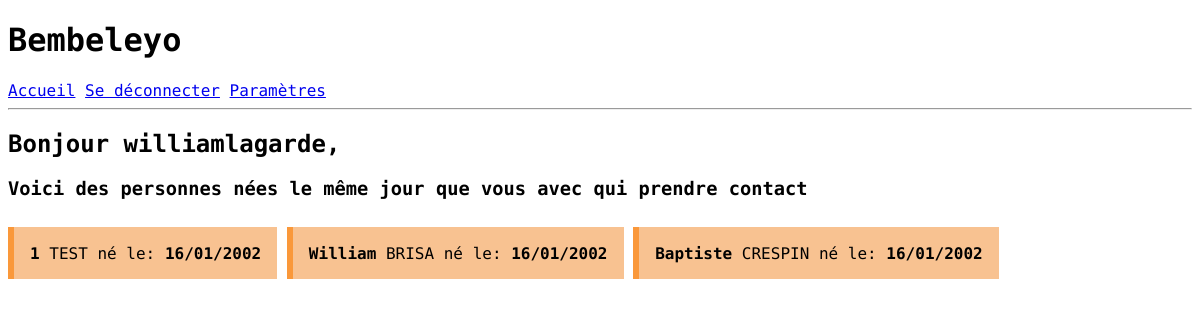
Page /index (signed in) on the committed database.
### tables this page shows
CREATE TABLE users (first_name TEXT NOT NULL, last_name TEXT NOT NULL, username TEXT NOT NULL UNIQUE, birthdate INTEGER NOT NULL, email TEXT NOT NULL UNIQUE, password NOT NULL);

### app/routes.py (the view)
@app.route('/')
@app.route('/index')
def index():
    sel_users_list = [] # on initialise la liste
    if not session.get('logged_in'):
        user = {'username': 'bel.lle inconnu.e'} # user en POO, valeur par défaut si pas connecté pour pas tout faire crasher
        sel_users = None
    else:
        username = session.get('username') # on recupere le nom d'uttilisateur encrypté dans la session
        user = User(get_user_by_username(username)[0], get_user_by_username(username)[1], get_user_by_username(username)[2], get_user_by_username(username)[3], get_user_by_username(username)[4], None) # on recupere cet utilisateur en tant qu'objet db
        sel_users = get_users_by_birthdate(user.birthdate) # on recupere une liste (raw) de tous les utilisateurs avec la meme date de naissance
        for sel_user in sel_users:
            new_user = User(get_user_by_username(sel_user[2])[0], get_user_by_username(sel_user[2])[1], get_user_by_username(sel_user[2])[2], get_user_by_username(sel_user[2])[3], get_user_by_username(sel_user[2])[4], None) # on transofrme l'utilisateur issu de la liste (Raw) en objet
            sel_users_list.append(new_user) # on l'ajoute a la liste
    return render_template('index.html', title='Accueil', user=user, sel_users_list=sel_users_list) # on affiche l'accueil

### app/requests.py (called while the page is built)
def get_user_by_username(username):
    try:
        db = sqlite3.connect('database.db') # creates the db instance
        c = db.cursor() # curseur pour se ballader dans la db
        c.execute("SELECT * FROM users WHERE username=:username", {'username': username})
        return c.fetchone() # returns a tuple
    except sqlite3.Error as e:
        error = type(e).__name__
        flash(error)

def get_users_by_birthdate(birthdate):
    try:
        db = sqlite3.connect('database.db') # creates the db instance
        c = db.cursor() # curseur pour se ballader dans la db
        c.execute("SELECT * FROM users WHERE birthdate=:birthdate", {'birthdate': birthdate})
        return c.fetchall() # returns a tuple
    except sqlite3.Error as e:
        error = type(e).__name__
        flash(error)

### app/templates/index.html
{% extends "base.html" %}
{% block content %}
    <h2>Bonjour {{ user.username }},</h2>
    {% if session['logged_in'] %}
    <h3>Voici des personnes nées le même jour que vous avec qui prendre contact</h3>
        {% for sel_user in sel_users_list %}
            {% if sel_user.email != user.email %}
            <div class="card"><p><strong>{{ sel_user.first_name }}</strong> {{ sel_user.last_name }} né le: <strong>{{ sel_user.birthdate }}</strong></p></div>
            {% endif %}
        {% endfor %}
    {% else %}
    <h3>Inscrivez-vous, c'est simple et gratuit !<h3>
    {% endif %}
{% endblock %}

### app/templates/base.html (shortened to what this page needs)
<!doctype html>
<html lang="fr">
<head>
  <link rel="stylesheet" href="../static/css/style.css?v=1.0">
  <link rel="stylesheet" href="https://cdn.jsdelivr.net/npm/flatpickr/dist/flatpickr.min.css">
</head>
<body>
    <h1>Bembeleyo</h1>
    <a href="{{ url_for('index') }}">Accueil</a>
    {% if session['logged_in'] %}
    <a href="{{ url_for('logout') }}">Se déconnecter</a>
    {% else %}
    <a href="{{ url_for('login') }}">Se connecter</a>
    <a href="{{ url_for('register') }}">S'inscrire</a>
    {% endif %}
		<a href="{{ url_for('settings') }}">Paramètres</a>
    <hr>
    {% block content %}{% endblock %}
</body>
</html>

### app/static/css/style.css (style rules this page uses)
body { background-color: #ffffff; font-family: 'Roboto Mono', monospace, Arial, Helvetica, sans-serif; }
.card { display: inline-block; margin: 10px 0px 10px 0px; padding: 10px; border-left: 6px solid #fa983a!important; padding: 0.01em 16px; color: #000!important; background-color: #f8c291!important; max-width: 350px; }

### rows in the picture
users: username "williamlagarde"
users: last_name "TEST", birthdate "16/01/2002"
users: first_name "William", last_name "BRISA", birthdate "16/01/2002"
users: first_name "Baptiste", last_name "CRESPIN", birthdate "16/01/2002"

### other values in the picture
{{ sel_user.first_name }} "1"
